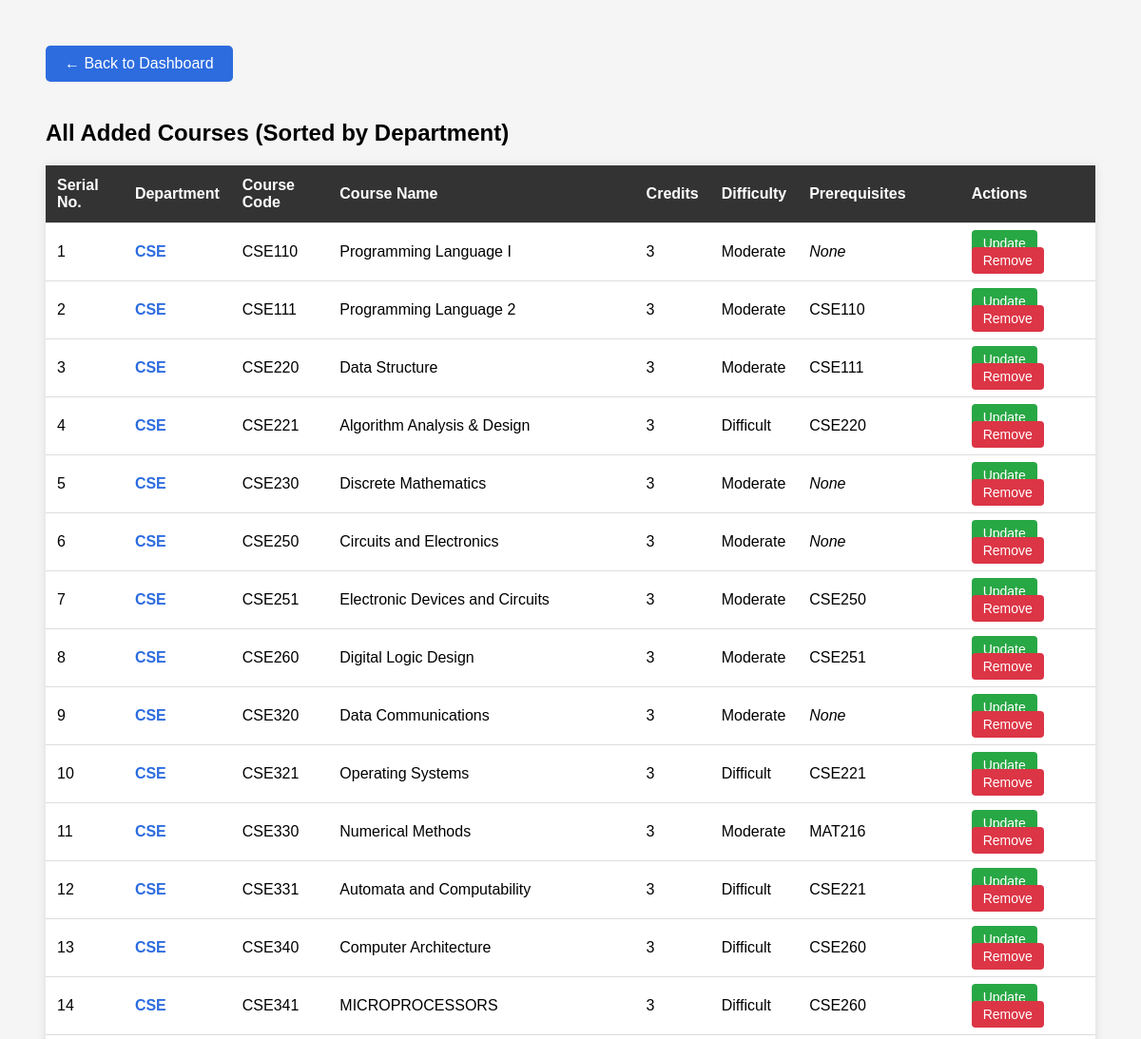
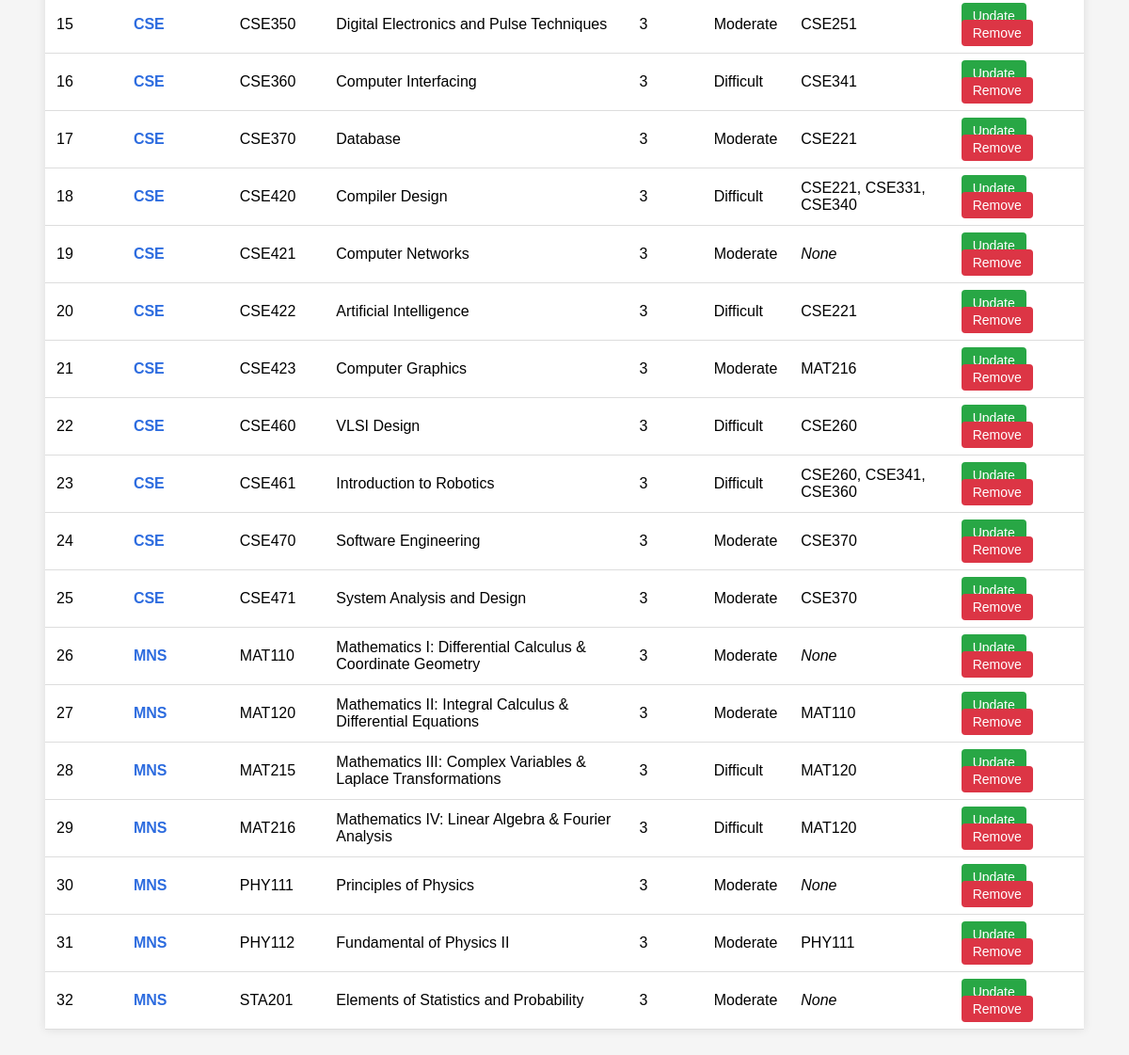
The app's page /smart_semester_planner/view_courses.php (signed in) with its own data (2 pictures, top to bottom).
### tables this page shows
CREATE TABLE `course` (
  `course_id` int(11) NOT NULL,
  `course_name` varchar(150) NOT NULL,
  `course_code` varchar(50) NOT NULL,
  `credit_hours` int(11) NOT NULL,
  `difficulty_level` varchar(30) NOT NULL,
  `admin_id` varchar(20) DEFAULT NULL,
  `dept_id` int(11) DEFAULT NULL
);

CREATE TABLE `department` (
  `dept_id` int(11) NOT NULL,
  `dept_name` varchar(100) NOT NULL
);

### smart_semester_planner/view_courses.php (the view, shortened to what this page needs)
<?php
include "DBconnect.php";
$query = "SELECT c.*, d.dept_name, GROUP_CONCAT(pc.course_code SEPARATOR ', ') as prereqs
          FROM COURSE c
          LEFT JOIN PREREQUISITE p ON c.course_id = p.course_id
          LEFT JOIN COURSE pc ON p.prereq_course_id = pc.course_id
          LEFT JOIN DEPARTMENT d ON c.dept_id = d.dept_id
          GROUP BY c.course_id
          ORDER BY d.dept_name ASC, c.course_code ASC";
$result = mysqli_query($conn, $query);
$serial_no = 1;
?>
<!DOCTYPE html>
<html>
<head>
</head>
<body>
    <a href="admin_dashboard.php" class="back-btn">← Back to Dashboard</a>
    <h2>All Added Courses (Sorted by Department)</h2>
    <table>
        <tr>
            <th>Serial No.</th>
            <th>Department</th>
            <th>Course Code</th>
            <th>Course Name</th>
            <th>Credits</th>
            <th>Difficulty</th>
            <th>Prerequisites</th>
            <th>Actions</th>
        </tr>
        <?php while ($row = mysqli_fetch_assoc($result)) { ?>
        <tr>
            <td><?php echo $serial_no++; ?></td>
            <td class="dept-col"><?php echo htmlspecialchars($row['dept_name'] ?? 'N/A'); ?></td>
            <td><?php echo htmlspecialchars($row['course_code']); ?></td>
            <td><?php echo htmlspecialchars($row['course_name']); ?></td>
            <td><?php echo $row['credit_hours']; ?></td>
            <td><?php echo $row['difficulty_level']; ?></td>
            <td>
                <?php echo $row['prereqs'] ? htmlspecialchars($row['prereqs']) : '<em>None</em>'; ?>
            </td>
            <td>
                <a href="edit_course.php?id=<?php echo $row['course_id']; ?>" class="btn btn-edit">Update</a>
                <a href="delete_course.php?id=<?php echo $row['course_id']; ?>" class="btn btn-delete" onclick="return confirm('Are you sure you want to delete this?');">Remove</a>
            </td>
        </tr>
        <?php } ?>
    </table>
</body>
</html>

### smart_semester_planner/view_courses.php (style rules this page uses)
body { font-family: Arial; background: #f5f5f5; padding: 40px; }
table { width: 100%; border-collapse: collapse; background: white; box-shadow: 0 0 10px rgba(0,0,0,0.1); }
th, td { padding: 12px; text-align: left; border-bottom: 1px solid #ddd; }
th { background-color: #333; color: white; }
td.dept-col { font-weight: bold; color: #2d6cdf; }
a.btn { padding: 6px 12px; text-decoration: none; border-radius: 4px; font-size: 14px; color: white; margin-right: 5px; }
.btn-edit { background: #28a745; }
.btn-delete { background: #dc3545; }
.back-btn { display: inline-block; margin-bottom: 20px; padding: 10px 20px; background: #2d6cdf; color: white; text-decoration: none; border-radius: 5px; }

### records on screen
course: dept.dept_name "CSE", course_code "CSE110", course_name "Programming Language I", credit_hours "3", difficulty_level "Moderate", shows "None"
course: dept.dept_name "CSE", course_code "CSE111", course_name "Programming Language 2", credit_hours "3", difficulty_level "Moderate", prereqs "CSE110"
course: dept.dept_name "CSE", course_code "CSE220", course_name "Data Structure", credit_hours "3", difficulty_level "Moderate", prereqs "CSE111"
course: dept.dept_name "CSE", course_code "CSE221", course_name "Algorithm Analysis & Design", credit_hours "3", difficulty_level "Difficult", prereqs "CSE220"
course: dept.dept_name "CSE", course_code "CSE230", course_name "Discrete Mathematics", credit_hours "3", difficulty_level "Moderate", shows "None"
course: dept.dept_name "CSE", course_code "CSE250", course_name "Circuits and Electronics", credit_hours "3", difficulty_level "Moderate", shows "None"
course: dept.dept_name "CSE", course_code "CSE251", course_name "Electronic Devices and Circuits", credit_hours "3", difficulty_level "Moderate", prereqs "CSE250"
course: dept.dept_name "CSE", course_code "CSE260", course_name "Digital Logic Design", credit_hours "3", difficulty_level "Moderate", prereqs "CSE251"
course: dept.dept_name "CSE", course_code "CSE320", course_name "Data Communications", credit_hours "3", difficulty_level "Moderate", shows "None"
course: dept.dept_name "CSE", course_code "CSE321", course_name "Operating Systems", credit_hours "3", difficulty_level "Difficult", prereqs "CSE221"
course: dept.dept_name "CSE", course_code "CSE330", course_name "Numerical Methods", credit_hours "3", difficulty_level "Moderate", prereqs "MAT216"
course: dept.dept_name "CSE", course_code "CSE331", course_name "Automata and Computability", credit_hours "3", difficulty_level "Difficult", prereqs "CSE221"
course: dept.dept_name "CSE", course_code "CSE340", course_name "Computer Architecture", credit_hours "3", difficulty_level "Difficult", prereqs "CSE260"
course: dept.dept_name "CSE", course_code "CSE341", course_name "MICROPROCESSORS", credit_hours "3", difficulty_level "Difficult", prereqs "CSE260"
course: dept.dept_name "CSE", course_code "CSE350", course_name "Digital Electronics and Pulse Techniques", credit_hours "3", difficulty_level "Moderate", prereqs "CSE251"
course: dept.dept_name "CSE", course_code "CSE360", course_name "Computer Interfacing", credit_hours "3", difficulty_level "Difficult", prereqs "CSE341"
course: dept.dept_name "CSE", course_code "CSE370", course_name "Database", credit_hours "3", difficulty_level "Moderate", prereqs "CSE221"
course: dept.dept_name "CSE", course_code "CSE420", course_name "Compiler Design", credit_hours "3", difficulty_level "Difficult", prereqs "CSE221, CSE331, CSE340"
course: dept.dept_name "CSE", course_code "CSE421", course_name "Computer Networks", credit_hours "3", difficulty_level "Moderate", shows "None"
course: dept.dept_name "CSE", course_code "CSE422", course_name "Artificial Intelligence", credit_hours "3", difficulty_level "Difficult", prereqs "CSE221"
course: dept.dept_name "CSE", course_code "CSE423", course_name "Computer Graphics", credit_hours "3", difficulty_level "Moderate", prereqs "MAT216"
course: dept.dept_name "CSE", course_code "CSE460", course_name "VLSI Design", credit_hours "3", difficulty_level "Difficult", prereqs "CSE260"
course: dept.dept_name "CSE", course_code "CSE461", course_name "Introduction to Robotics", credit_hours "3", difficulty_level "Difficult", prereqs "CSE260, CSE341, CSE360"
course: dept.dept_name "CSE", course_code "CSE470", course_name "Software Engineering", credit_hours "3", difficulty_level "Moderate", prereqs "CSE370"
course: dept.dept_name "CSE", course_code "CSE471", course_name "System Analysis and Design", credit_hours "3", difficulty_level "Moderate", prereqs "CSE370"
course: dept.dept_name "MNS", course_code "MAT110", course_name "Mathematics I: Differential Calculus & Coordinate Geometry", credit_hours "3", difficulty_level "Moderate", shows "None"
course: dept.dept_name "MNS", course_code "MAT120", course_name "Mathematics II: Integral Calculus & Differential Equations", credit_hours "3", difficulty_level "Moderate", prereqs "MAT110"
course: dept.dept_name "MNS", course_code "MAT215", course_name "Mathematics III: Complex Variables & Laplace Transformations", credit_hours "3", difficulty_level "Difficult", prereqs "MAT120"
course: dept.dept_name "MNS", course_code "MAT216", course_name "Mathematics IV: Linear Algebra & Fourier Analysis", credit_hours "3", difficulty_level "Difficult", prereqs "MAT120"
course: dept.dept_name "MNS", course_code "PHY111", course_name "Principles of Physics", credit_hours "3", difficulty_level "Moderate", shows "None"
course: dept.dept_name "MNS", course_code "PHY112", course_name "Fundamental of Physics II", credit_hours "3", difficulty_level "Moderate", prereqs "PHY111"
course: dept.dept_name "MNS", course_code "STA201", course_name "Elements of Statistics and Probability", credit_hours "3", difficulty_level "Moderate", shows "None"
